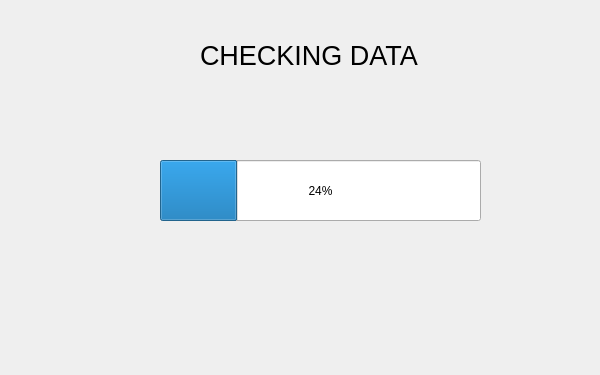
<?xml version="1.0" encoding="UTF-8"?>
<ui version="4.0">
 <class>Form</class>
 <widget class="QWidget" name="Form">
  <property name="geometry">
   <rect>
    <x>0</x>
    <y>0</y>
    <width>600</width>
    <height>375</height>
   </rect>
  </property>
  <property name="focusPolicy">
   <enum>Qt::StrongFocus</enum>
  </property>
  <property name="windowTitle">
   <string>Bomberman</string>
  </property>
  <property name="autoFillBackground">
   <bool>false</bool>
  </property>
  <widget class="QLabel" name="label_sign_in">
   <property name="geometry">
    <rect>
     <x>200</x>
     <y>20</y>
     <width>241</width>
     <height>71</height>
    </rect>
   </property>
   <property name="font">
    <font>
     <pointsize>20</pointsize>
    </font>
   </property>
   <property name="text">
    <string>CHECKING DATA</string>
   </property>
  </widget>
  <widget class="QProgressBar" name="progressBar">
   <property name="geometry">
    <rect>
     <x>160</x>
     <y>160</y>
     <width>321</width>
     <height>61</height>
    </rect>
   </property>
   <property name="value">
    <number>24</number>
   </property>
  </widget>
 </widget>
 <resources/>
 <connections/>
</ui>
